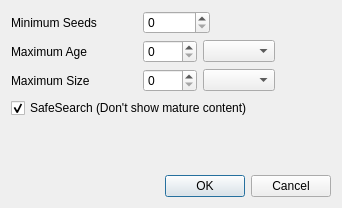
<?xml version="1.0" encoding="UTF-8"?>
<ui version="4.0">
 <class>Dialog</class>
 <widget class="QDialog" name="Dialog">
  <property name="geometry">
   <rect>
    <x>0</x>
    <y>0</y>
    <width>342</width>
    <height>208</height>
   </rect>
  </property>
  <property name="windowTitle">
   <string>Advanced Search Options</string>
  </property>
  <layout class="QVBoxLayout" name="verticalLayout_2">
   <item>
    <layout class="QVBoxLayout" name="verticalLayout">
     <item>
      <layout class="QHBoxLayout" name="horizontalLayout">
       <item>
        <widget class="QLabel" name="label">
         <property name="text">
          <string>Minimum Seeds</string>
         </property>
        </widget>
       </item>
       <item>
        <spacer name="horizontalSpacer">
         <property name="orientation">
          <enum>Qt::Horizontal</enum>
         </property>
         <property name="sizeType">
          <enum>QSizePolicy::Minimum</enum>
         </property>
         <property name="sizeHint" stdset="0">
          <size>
           <width>40</width>
           <height>20</height>
          </size>
         </property>
        </spacer>
       </item>
       <item>
        <widget class="QSpinBox" name="spin_min_seeds">
         <property name="maximum">
          <number>100000</number>
         </property>
        </widget>
       </item>
       <item>
        <spacer name="horizontalSpacer_2">
         <property name="orientation">
          <enum>Qt::Horizontal</enum>
         </property>
         <property name="sizeHint" stdset="0">
          <size>
           <width>40</width>
           <height>20</height>
          </size>
         </property>
        </spacer>
       </item>
      </layout>
     </item>
     <item>
      <layout class="QHBoxLayout" name="horizontalLayout_2">
       <item>
        <widget class="QLabel" name="label_2">
         <property name="text">
          <string>Maximum Age   </string>
         </property>
        </widget>
       </item>
       <item>
        <spacer name="horizontalSpacer_3">
         <property name="orientation">
          <enum>Qt::Horizontal</enum>
         </property>
         <property name="sizeType">
          <enum>QSizePolicy::Minimum</enum>
         </property>
         <property name="sizeHint" stdset="0">
          <size>
           <width>40</width>
           <height>20</height>
          </size>
         </property>
        </spacer>
       </item>
       <item>
        <widget class="QSpinBox" name="spin_max_age">
         <property name="maximum">
          <number>1000</number>
         </property>
        </widget>
       </item>
       <item>
        <widget class="QComboBox" name="combo_age_unit"/>
       </item>
       <item>
        <spacer name="horizontalSpacer_4">
         <property name="orientation">
          <enum>Qt::Horizontal</enum>
         </property>
         <property name="sizeHint" stdset="0">
          <size>
           <width>40</width>
           <height>20</height>
          </size>
         </property>
        </spacer>
       </item>
      </layout>
     </item>
     <item>
      <layout class="QHBoxLayout" name="horizontalLayout_3">
       <item>
        <widget class="QLabel" name="label_4">
         <property name="text">
          <string>Maximum Size  </string>
         </property>
        </widget>
       </item>
       <item>
        <spacer name="horizontalSpacer_5">
         <property name="orientation">
          <enum>Qt::Horizontal</enum>
         </property>
         <property name="sizeType">
          <enum>QSizePolicy::Minimum</enum>
         </property>
         <property name="sizeHint" stdset="0">
          <size>
           <width>40</width>
           <height>20</height>
          </size>
         </property>
        </spacer>
       </item>
       <item>
        <widget class="QSpinBox" name="spin_max_size">
         <property name="maximum">
          <number>1000</number>
         </property>
         <property name="value">
          <number>0</number>
         </property>
        </widget>
       </item>
       <item>
        <widget class="QComboBox" name="combo_size_unit"/>
       </item>
       <item>
        <spacer name="horizontalSpacer_6">
         <property name="orientation">
          <enum>Qt::Horizontal</enum>
         </property>
         <property name="sizeHint" stdset="0">
          <size>
           <width>40</width>
           <height>20</height>
          </size>
         </property>
        </spacer>
       </item>
      </layout>
     </item>
     <item>
      <layout class="QHBoxLayout" name="horizontalLayout_4">
       <item>
        <widget class="QCheckBox" name="check_safe_search">
         <property name="text">
          <string>SafeSearch (Don't show mature content)</string>
         </property>
         <property name="checked">
          <bool>true</bool>
         </property>
        </widget>
       </item>
      </layout>
     </item>
     <item>
      <spacer name="verticalSpacer">
       <property name="orientation">
        <enum>Qt::Vertical</enum>
       </property>
       <property name="sizeHint" stdset="0">
        <size>
         <width>20</width>
         <height>40</height>
        </size>
       </property>
      </spacer>
     </item>
     <item>
      <widget class="QDialogButtonBox" name="buttonBox">
       <property name="orientation">
        <enum>Qt::Horizontal</enum>
       </property>
       <property name="standardButtons">
        <set>QDialogButtonBox::Cancel|QDialogButtonBox::Ok</set>
       </property>
      </widget>
     </item>
    </layout>
   </item>
  </layout>
 </widget>
 <resources/>
 <connections>
  <connection>
   <sender>buttonBox</sender>
   <signal>accepted()</signal>
   <receiver>Dialog</receiver>
   <slot>accept()</slot>
   <hints>
    <hint type="sourcelabel">
     <x>248</x>
     <y>254</y>
    </hint>
    <hint type="destinationlabel">
     <x>157</x>
     <y>274</y>
    </hint>
   </hints>
  </connection>
  <connection>
   <sender>buttonBox</sender>
   <signal>rejected()</signal>
   <receiver>Dialog</receiver>
   <slot>reject()</slot>
   <hints>
    <hint type="sourcelabel">
     <x>316</x>
     <y>260</y>
    </hint>
    <hint type="destinationlabel">
     <x>286</x>
     <y>274</y>
    </hint>
   </hints>
  </connection>
 </connections>
</ui>
